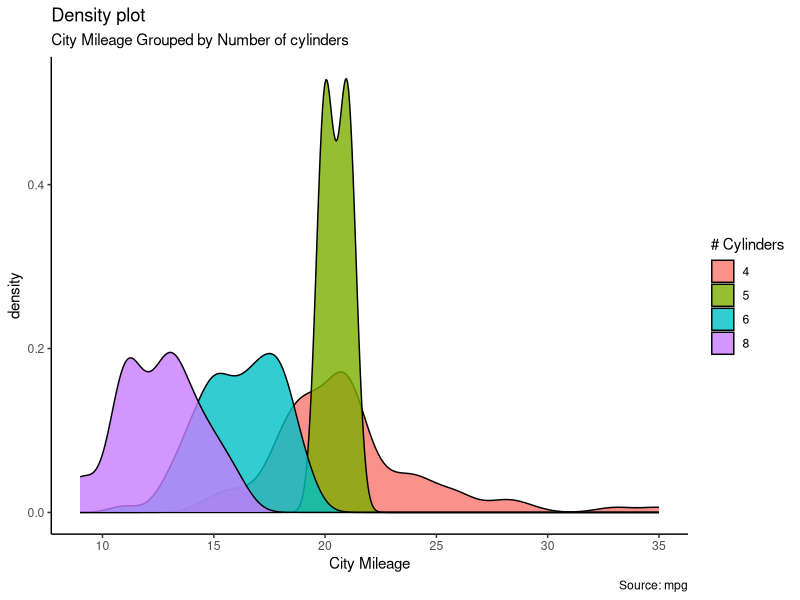

R code for this plot:
library(ggplot2)
theme_set(theme_classic())

# Plot
g <- ggplot(mpg, aes(cty))
g + geom_density(aes(fill=factor(cyl)), alpha=0.8) + 
  labs(title="Density plot", 
       subtitle="City Mileage Grouped by Number of cylinders",
       caption="Source: mpg",
       x="City Mileage",
       fill="# Cylinders")

